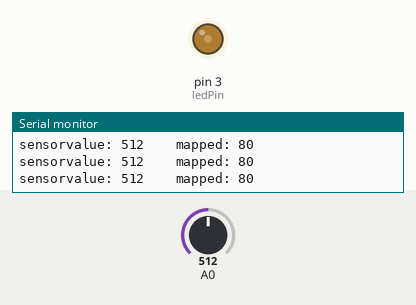
This sketch was run on a simulated Arduino Uno, built with avr-gcc and run on an emulated ATmega328P. Shown: output pins drawn as LEDs (lit = HIGH), the last lines printed to the serial monitor. The inputs (shaded band) are chosen by the test bench; at power-on: A0 = 512.

Above: at 1.2 s.
1.3 s: A0 set to 716
At 1.7 s:
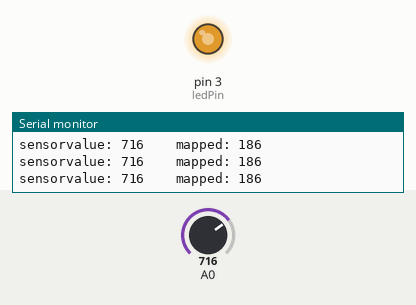
2.8 s: A0 set to 306
At 4.0 s:
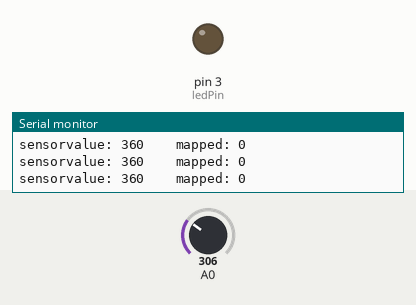
4.3 s: A0 set to 350
7.3 s: A0 set to 377
At 8.2 s:
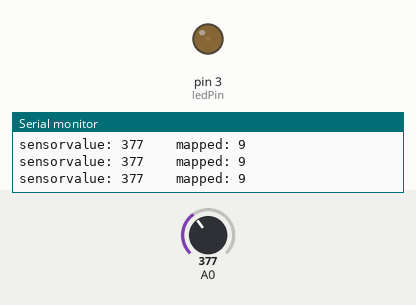
8.8 s: A0 set to 900
At 10.0 s:
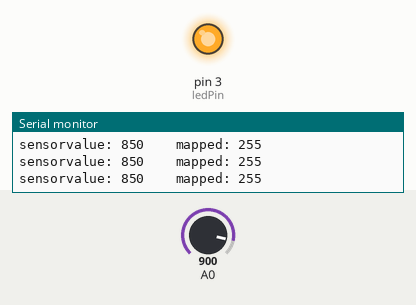
Timing chart, 0 to 11.3 s (numbered marks = the images above; inputs shaded):
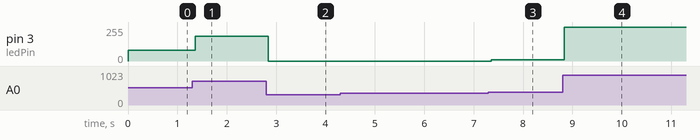

Measured:
- after the input at 1.3 s, pin 3 (ledPin): 80/255 → 186/255 after 0.06 s
- after the input at 2.8 s, pin 3 (ledPin): 186/255 → 0/255 at once
- after the input at 7.3 s, pin 3 (ledPin): 0/255 → 9/255 after 0.05 s
- after the input at 8.8 s, pin 3 (ledPin): 9/255 → 255/255 at once

The sketch:

map.ino
```cpp
int sensorValue = 0;
int highRange = 850;
int lowRange = 360;
int mapped = 0;

const int ledPin = 3;
void setup() {
  // put your setup code here, to run once:
  Serial.begin(9600);
  pinMode(ledPin, OUTPUT);
}

void loop() {
  // put your main code here, to run repeatedly:
  sensorValue = analogRead(A0);
  if(sensorValue>highRange){
    sensorValue = highRange;
  }
  if(sensorValue<lowRange){
    sensorValue = lowRange;
  }
  Serial.print("sensorvalue: ");
  Serial.print(sensorValue);
  mapped = map(sensorValue,highRange,lowRange,255,0);
   Serial.print("    mapped: ");
  Serial.println(mapped);
  analogWrite(ledPin, mapped);

}
```
